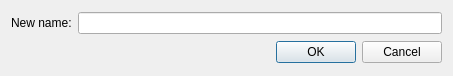
<?xml version="1.0" encoding="UTF-8"?>
<ui version="4.0">
 <class>RenameDialogUi</class>
 <widget class="QDialog" name="RenameDialogUi">
  <property name="geometry">
   <rect>
    <x>0</x>
    <y>0</y>
    <width>453</width>
    <height>76</height>
   </rect>
  </property>
  <property name="maximumSize">
   <size>
    <width>16777215</width>
    <height>76</height>
   </size>
  </property>
  <property name="windowTitle">
   <string>Rename playlist</string>
  </property>
  <layout class="QVBoxLayout" name="verticalLayout">
   <item>
    <layout class="QHBoxLayout" name="horizontalLayout">
     <item>
      <widget class="QLabel" name="label">
       <property name="text">
        <string>New name:</string>
       </property>
      </widget>
     </item>
     <item>
      <widget class="QLineEdit" name="lineEdit"/>
     </item>
    </layout>
   </item>
   <item>
    <widget class="QDialogButtonBox" name="buttonBox">
     <property name="orientation">
      <enum>Qt::Horizontal</enum>
     </property>
     <property name="standardButtons">
      <set>QDialogButtonBox::Cancel|QDialogButtonBox::Ok</set>
     </property>
    </widget>
   </item>
  </layout>
 </widget>
 <resources/>
 <connections>
  <connection>
   <sender>buttonBox</sender>
   <signal>accepted()</signal>
   <receiver>RenameDialogUi</receiver>
   <slot>accept()</slot>
   <hints>
    <hint type="sourcelabel">
     <x>248</x>
     <y>254</y>
    </hint>
    <hint type="destinationlabel">
     <x>157</x>
     <y>274</y>
    </hint>
   </hints>
  </connection>
  <connection>
   <sender>buttonBox</sender>
   <signal>rejected()</signal>
   <receiver>RenameDialogUi</receiver>
   <slot>reject()</slot>
   <hints>
    <hint type="sourcelabel">
     <x>316</x>
     <y>260</y>
    </hint>
    <hint type="destinationlabel">
     <x>286</x>
     <y>274</y>
    </hint>
   </hints>
  </connection>
 </connections>
</ui>
